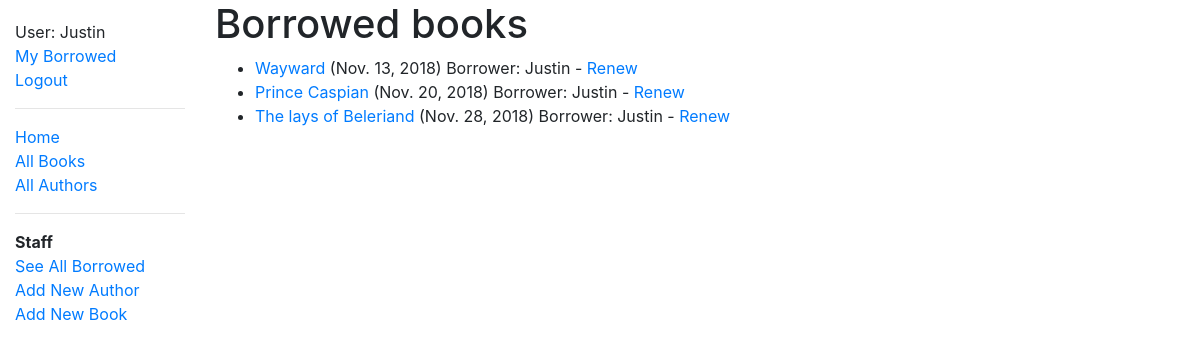
Screenshot of /catalog/allbooks/ (signed in) with the database file from the repository.
### catalog/models.py (models this page shows, shortened)
class BookInstance(models.Model):
	id = models.UUIDField(primary_key=True, default = uuid.uuid4, help_text='Unique ID for this particular book across whole library')
	book = models.ForeignKey('Book', on_delete=models.SET_NULL, null=True)
	imprint = models.CharField(max_length=200)
	due_back = models.DateField(null=True, blank=True)
	LOAN_STATUS = (
		('m', 'Maintenance'),
		('o', 'On loan'),
		('a', 'Available'),
		('r', 'Reserved'),
	)
	status = models.CharField(
		max_length=1,
		choices=LOAN_STATUS,
		blank=True,
		default='m',
		help_text='Book availability',
	)
	borrower = models.ForeignKey(User, on_delete=models.SET_NULL, null=True, blank=True)
	@property
	def is_overdue(self):
		if self.due_back and date.today() > self.due_back:
			return True
		return False
	class Meta:
		ordering = ['due_back']
		permissions = (("can_mark_returned", "Set book as returned"),)

class Book(models.Model):
	title = models.CharField(max_length=200)
	author = models.ForeignKey('Author', on_delete=models.SET_NULL, null=True)
	summary = models.TextField(max_length=1000, help_text='Enter a brief description of the book')
	isbn = models.CharField('ISBN', max_length=13, help_text='13 Character <a href="https://www.isbn-international.org/content/what-isbn">ISBN number</a>')
	genre = models.ManyToManyField(Genre, help_text='Select a genre for this book.')
	language = models.ForeignKey(Language, on_delete=models.SET_NULL, null=True, help_text="Select the language the book is written in" )
	def display_genre(self):
		"""Create a string for the Genre. This is required to display genre in Admin."""
		return ', ' .join(genre.name for genre in self.genre.all()[:3])
	display_genre.short_description = 'Genre'

### catalog/views.py (the view)
# urls.py: path('allbooks/', views.LoanedBooksLibrarianListView.as_view(), name='all-borrowed'),
class LoanedBooksLibrarianListView(LoginRequiredMixin, PermissionRequiredMixin, generic.ListView):
    permission_required = 'catalog.can_mark_returned'
    model = BookInstance
    template_name ='catalog/bookinstance_list_borrowed_librarian.html'
    paginate_by = 10
    def get_queryset(self):
        return BookInstance.objects.filter(status__exact='o').order_by('due_back')

### catalog/templates/catalog/bookinstance_list_borrowed_librarian.html
{% extends "base_generic.html" %}
{% block content %}
    <h1>Borrowed books</h1>
    <ul>
      {% for bookinst in bookinstance_list %}
       {% if bookinst.status == 'o'  %}
      <li class="{% if bookinst.is_overdue %}text-danger{% endif %}">
        <a href="{% url 'book-detail' bookinst.book.pk %}">{{bookinst.book.title}}</a> ({{ bookinst.due_back }}) Borrower: {{ bookinst.borrower }}
        {% if perms.catalog.can_mark_returned %}- <a href="{% url 'renew-book-librarian' bookinst.id %}">Renew</a>  {% endif %}
      </li>
      {% else %}
      <p>There are no books borrowed.</p>
      {% endif %}
      {% endfor %}
    </ul>
{% endblock %}

### catalog/templates/base_generic.html (shortened to what this page needs)
<!DOCTYPE html>
<html lang="en">
<head>
	<link rel="stylesheet" href="https://stackpath.bootstrapcdn.com/bootstrap/4.1.3/css/bootstrap.min.css">
  {% load static %}
  <link rel="stylesheet" href="{% static 'css/style.css' %}">
</head>
<body>
	<div class="container-fluid">
		<div class="row">
			<div class = "col-sm-2">
			{% block sidebar %}
				<ul class="sidebar-nav">
					{% if user.is_authenticated %}
						<li>User: {{ user.get_username }}</li>
						<li><a href="{% url 'my-borrowed' %}">My Borrowed</a></li>
						<li><a href="{% url 'logout'%}?next={{request.path}}">Logout</a></li>
					{% else %}
						<li><a href="{% url 'login'%}?next={{request.path}}">Login</a></li>
					{% endif %}
					<hr/>
					<li><a href="{% url 'index'  %}">Home</a></li>
					<li><a href="{% url  'books' %}">All Books</a></li>
					<li><a href="{% url 'authors' %}">All Authors</a></li>
					<hr/>
					{% if perms.catalog.can_mark_returned %}
					<strong>Staff</strong>
					<li><a href="{% url 'all-borrowed' %}">See All Borrowed</a></li>
					<li><a href="{% url 'author_create' %}">Add New Author</a></li>
					<li><a href="{% url 'book_create' %}">Add New Book</a></li>
					{% endif %}
				</ul>
			{% endblock  %}
			</div>
			<div class="col-sm-10">{% block content  %}{% endblock  %}
			</div>
		</div>
	</div>
</body>
</html>

### catalog/static/css/style.css (style rules this page uses)
.sidebar-nav { margin-top: 20px; padding: 0; list-style: none; }

### rows the page displays
BookInstance: book "Wayward", due_back "Nov. 13, 2018", borrower "Justin"
BookInstance: book "Prince Caspian", due_back "Nov. 20, 2018", borrower "Justin"
BookInstance: book "The lays of Beleriand", due_back "Nov. 28, 2018", borrower "Justin"

### other values shown
{{ user.get_username }} "Justin"
